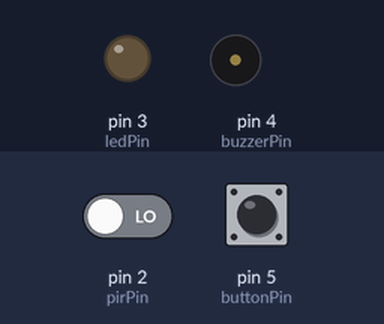
A sketch run on a simulated Arduino Uno, built with avr-gcc and run on an emulated ATmega328P. Parts: output pins drawn as LEDs (lit = HIGH), buzzer (waves = sounding, pin HIGH). Inputs (shaded band) come from the test bench; at power-on: pin 5 (buttonPin) HIGH, pin 2 (pirPin) LOW.

Above: at 1.2 s.
1.3 s: pin 5 (buttonPin) pulled LOW for 0.15 s
At 2.2 s:
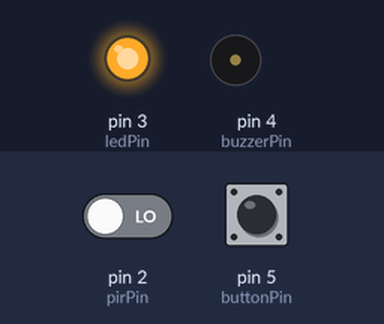
2.9 s: pin 2 (pirPin) driven HIGH
At 3.4 s:
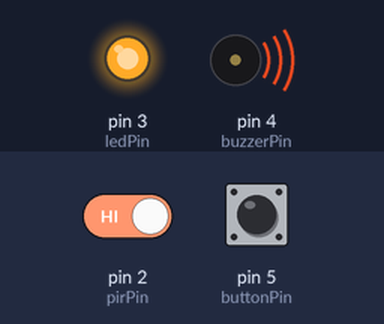
4.4 s: pin 5 (buttonPin) pulled LOW for 1 s
At 4.5 s:
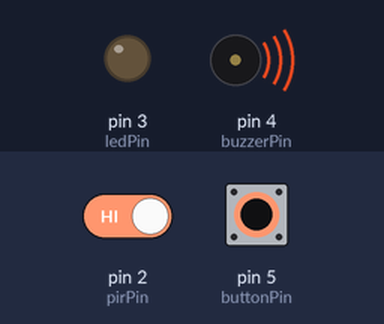
6.9 s: pin 5 (buttonPin) pulled LOW for 3.2 s
At 7.8 s:
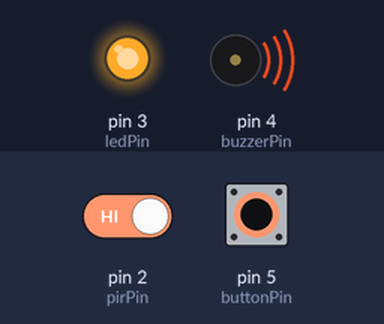
11.6 s: pin 2 (pirPin) driven LOW
At 12.4 s:
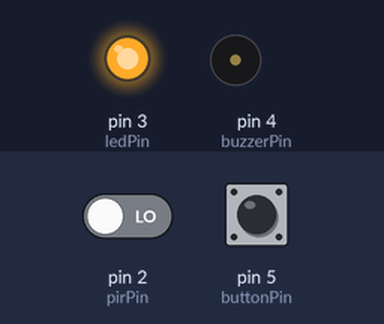
Timing chart, 0 to 14.1 s (numbered marks = the images above; inputs shaded):
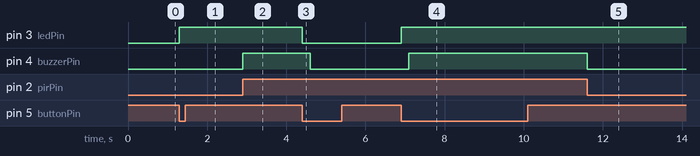

Measured:
- after the input at 1.3 s, pin 3 (ledPin): LOW → HIGH at once
- after the input at 2.9 s, pin 4 (buzzerPin): LOW → HIGH at once
- after the input at 4.4 s, pin 3 (ledPin): HIGH → LOW at once; pin 4 (buzzerPin): HIGH → LOW after 0.20 s
- after the input at 6.9 s, pin 3 (ledPin): LOW → HIGH at once; pin 4 (buzzerPin): LOW → HIGH after 0.20 s
- after the input at 11.6 s, pin 4 (buzzerPin): HIGH → LOW at once

The sketch:

SecuritySystem.ino
```cpp
// C++ code
// Pin definitions
int pirPin = 2;      // PIR motion sensor output
int ledPin = 3;      // LED to show armed status
int buzzerPin = 4;   // Buzzer for alarm
int buttonPin = 5;   // Push button to arm/disarm

// State variables
bool armed = false;          // Tracks if system is armed
bool lastButtonState = LOW;  // Tracks previous button state for toggle


void setup() {
  pinMode(pirPin, INPUT);          // PIR sensor is input
  pinMode(ledPin, OUTPUT);         // LED is output
  pinMode(buzzerPin, OUTPUT);      // Buzzer is output
  pinMode(buttonPin, INPUT_PULLUP);// Button input with internal pull-up resistor,When you set a pin as INPUT_PULLUP, Arduino connects this internal resistor from the pin to 5V.
  //when the buttonPin is not pressed it has 5V - HIGH

  // Start with LED and buzzer off
  digitalWrite(ledPin, LOW);
  digitalWrite(buzzerPin, LOW);
}

void loop() {
  // Read button state (active LOW)
  bool buttonState = !digitalRead(buttonPin);//flips it so buttonState = true when button is pressed
  // buttonState = false :0: !1: !True :[Not pressed (High : true)]

  // Detect button press (toggle)
  if (buttonState && !lastButtonState) {
    armed = !armed;                       // Change armed state as true
    // Turn LED ON or OFF
    if (armed) {
      digitalWrite(ledPin, HIGH);
    } else {
      digitalWrite(ledPin, LOW);
    }

    delay(200);                            // Debounce delay
  }

  lastButtonState = buttonState;           // Save state for next loop

    // If system is armed and PIR detects motion
  if (armed && digitalRead(pirPin) == HIGH) {
    digitalWrite(buzzerPin, HIGH); // Turn buzzer ON
  } else {
    digitalWrite(buzzerPin, LOW);  // Turn buzzer OFF
  }
}
```
